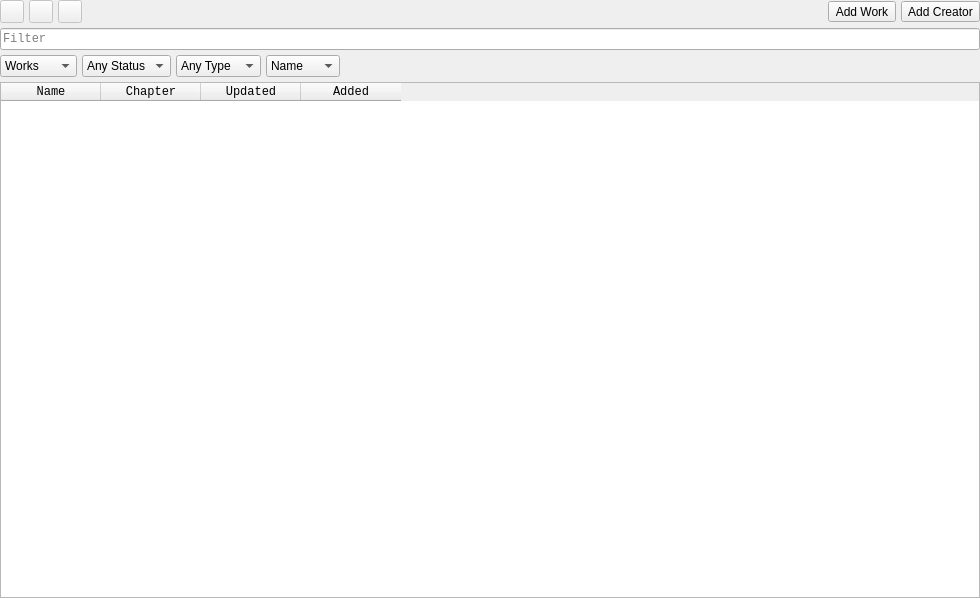
<?xml version="1.0" encoding="UTF-8"?>
<ui version="4.0">
 <class>BrowsePage</class>
 <widget class="QWidget" name="BrowsePage">
  <property name="geometry">
   <rect>
    <x>0</x>
    <y>0</y>
    <width>980</width>
    <height>598</height>
   </rect>
  </property>
  <property name="windowTitle">
   <string>Form</string>
  </property>
  <layout class="QVBoxLayout" name="verticalLayout_2">
   <property name="spacing">
    <number>5</number>
   </property>
   <property name="leftMargin">
    <number>0</number>
   </property>
   <property name="topMargin">
    <number>0</number>
   </property>
   <property name="rightMargin">
    <number>0</number>
   </property>
   <property name="bottomMargin">
    <number>0</number>
   </property>
   <item>
    <layout class="QHBoxLayout" name="horizontalLayout_2" stretch="0,0,0,1,0">
     <property name="spacing">
      <number>5</number>
     </property>
     <item>
      <widget class="QToolButton" name="backToolButton">
       <property name="enabled">
        <bool>false</bool>
       </property>
       <property name="icon">
        <iconset resource="../../../../resources/resources.qrc">
         <normaloff>:/icons/icons/left-arrow.png</normaloff>:/icons/icons/left-arrow.png</iconset>
       </property>
      </widget>
     </item>
     <item>
      <widget class="QToolButton" name="forwardToolButton">
       <property name="enabled">
        <bool>false</bool>
       </property>
       <property name="icon">
        <iconset resource="../../../../resources/resources.qrc">
         <normaloff>:/icons/icons/right-arrow.png</normaloff>:/icons/icons/right-arrow.png</iconset>
       </property>
      </widget>
     </item>
     <item>
      <widget class="QToolButton" name="homeToolButton">
       <property name="enabled">
        <bool>false</bool>
       </property>
       <property name="icon">
        <iconset resource="../../../../resources/resources.qrc">
         <normaloff>:/icons/icons/house.png</normaloff>:/icons/icons/house.png</iconset>
       </property>
      </widget>
     </item>
     <item>
      <spacer name="horizontalSpacer_2">
       <property name="orientation">
        <enum>Qt::Horizontal</enum>
       </property>
       <property name="sizeHint" stdset="0">
        <size>
         <width>40</width>
         <height>20</height>
        </size>
       </property>
      </spacer>
     </item>
     <item>
      <layout class="QHBoxLayout" name="horizontalLayout_3" stretch="1,1">
       <property name="spacing">
        <number>5</number>
       </property>
       <item>
        <widget class="QToolButton" name="addWorkToolButton">
         <property name="sizePolicy">
          <sizepolicy hsizetype="Minimum" vsizetype="Fixed">
           <horstretch>0</horstretch>
           <verstretch>0</verstretch>
          </sizepolicy>
         </property>
         <property name="text">
          <string>Add Work</string>
         </property>
        </widget>
       </item>
       <item>
        <widget class="QToolButton" name="addCreatorToolButton">
         <property name="sizePolicy">
          <sizepolicy hsizetype="Minimum" vsizetype="Fixed">
           <horstretch>0</horstretch>
           <verstretch>0</verstretch>
          </sizepolicy>
         </property>
         <property name="text">
          <string>Add Creator</string>
         </property>
        </widget>
       </item>
      </layout>
     </item>
    </layout>
   </item>
   <item>
    <widget class="QStackedWidget" name="stackedWidget">
     <widget class="QWidget" name="homePage">
      <layout class="QVBoxLayout" name="verticalLayout">
       <property name="spacing">
        <number>5</number>
       </property>
       <property name="leftMargin">
        <number>0</number>
       </property>
       <property name="topMargin">
        <number>0</number>
       </property>
       <property name="rightMargin">
        <number>0</number>
       </property>
       <property name="bottomMargin">
        <number>0</number>
       </property>
       <item>
        <widget class="QLineEdit" name="lineEdit">
         <property name="enabled">
          <bool>true</bool>
         </property>
         <property name="font">
          <font>
           <family>Consolas</family>
          </font>
         </property>
         <property name="placeholderText">
          <string>Filter</string>
         </property>
        </widget>
       </item>
       <item>
        <layout class="QHBoxLayout" name="horizontalLayout" stretch="0,0,0,0,1">
         <property name="spacing">
          <number>5</number>
         </property>
         <item>
          <widget class="QComboBox" name="whatComboBox">
           <item>
            <property name="text">
             <string>Works</string>
            </property>
           </item>
           <item>
            <property name="text">
             <string>Creators</string>
            </property>
           </item>
          </widget>
         </item>
         <item>
          <widget class="QComboBox" name="statusComboBox">
           <property name="sizePolicy">
            <sizepolicy hsizetype="Minimum" vsizetype="Fixed">
             <horstretch>0</horstretch>
             <verstretch>0</verstretch>
            </sizepolicy>
           </property>
           <property name="currentIndex">
            <number>0</number>
           </property>
           <item>
            <property name="text">
             <string>Any Status</string>
            </property>
           </item>
           <item>
            <property name="text">
             <string>Reading</string>
            </property>
           </item>
           <item>
            <property name="text">
             <string>Completed</string>
            </property>
           </item>
          </widget>
         </item>
         <item>
          <widget class="QComboBox" name="typeComboBox">
           <property name="sizePolicy">
            <sizepolicy hsizetype="Minimum" vsizetype="Fixed">
             <horstretch>0</horstretch>
             <verstretch>0</verstretch>
            </sizepolicy>
           </property>
           <item>
            <property name="text">
             <string>Any Type</string>
            </property>
           </item>
           <item>
            <property name="text">
             <string>Series</string>
            </property>
           </item>
           <item>
            <property name="text">
             <string>One Shot</string>
            </property>
           </item>
           <item>
            <property name="text">
             <string>Anthology</string>
            </property>
           </item>
          </widget>
         </item>
         <item>
          <widget class="QComboBox" name="byComboBox">
           <property name="sizePolicy">
            <sizepolicy hsizetype="Minimum" vsizetype="Fixed">
             <horstretch>0</horstretch>
             <verstretch>0</verstretch>
            </sizepolicy>
           </property>
           <property name="currentIndex">
            <number>0</number>
           </property>
           <item>
            <property name="text">
             <string>Name</string>
            </property>
           </item>
           <item>
            <property name="text">
             <string>Chapter</string>
            </property>
           </item>
           <item>
            <property name="text">
             <string>Creator</string>
            </property>
           </item>
          </widget>
         </item>
         <item>
          <spacer name="horizontalSpacer">
           <property name="orientation">
            <enum>Qt::Horizontal</enum>
           </property>
           <property name="sizeType">
            <enum>QSizePolicy::Minimum</enum>
           </property>
           <property name="sizeHint" stdset="0">
            <size>
             <width>40</width>
             <height>20</height>
            </size>
           </property>
          </spacer>
         </item>
        </layout>
       </item>
       <item>
        <widget class="QTableWidget" name="tableWidget">
         <property name="font">
          <font>
           <family>Consolas</family>
           <pointsize>9</pointsize>
           <italic>false</italic>
           <bold>false</bold>
          </font>
         </property>
         <property name="contextMenuPolicy">
          <enum>Qt::CustomContextMenu</enum>
         </property>
         <property name="editTriggers">
          <set>QAbstractItemView::NoEditTriggers</set>
         </property>
         <property name="alternatingRowColors">
          <bool>true</bool>
         </property>
         <property name="selectionMode">
          <enum>QAbstractItemView::SingleSelection</enum>
         </property>
         <property name="selectionBehavior">
          <enum>QAbstractItemView::SelectRows</enum>
         </property>
         <property name="showGrid">
          <bool>false</bool>
         </property>
         <attribute name="horizontalHeaderHighlightSections">
          <bool>false</bool>
         </attribute>
         <attribute name="verticalHeaderHighlightSections">
          <bool>false</bool>
         </attribute>
         <column>
          <property name="text">
           <string>Name</string>
          </property>
         </column>
         <column>
          <property name="text">
           <string>Chapter</string>
          </property>
         </column>
         <column>
          <property name="text">
           <string>Updated</string>
          </property>
         </column>
         <column>
          <property name="text">
           <string>Added</string>
          </property>
         </column>
        </widget>
       </item>
      </layout>
     </widget>
    </widget>
   </item>
  </layout>
 </widget>
 <resources>
  <include location="../../../../resources/resources.qrc"/>
  <include location="../../../../resources/resources.qrc"/>
 </resources>
 <connections/>
</ui>
